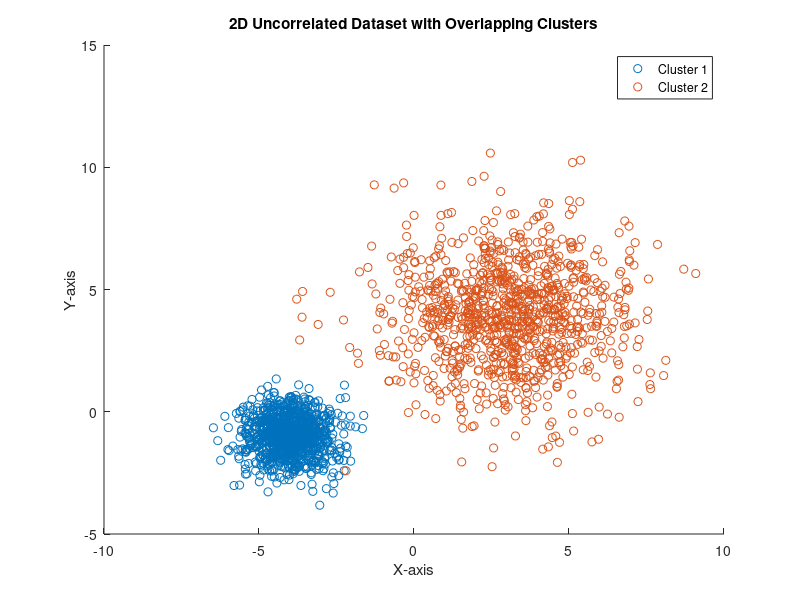

Write MATLAB code to recreate this figure.
% Filename: step1_generate_dataset.m

% Initialize random number generator for reproducibility
rng(0);

% Generate Dataset
% Cluster 1
mean1 = [-4, -1];
std_dev1 = 0.75;
cluster1 = std_dev1 * randn(1000, 2) + mean1;

% Cluster 2
mean2 = [3, 4];
std_dev2 = 2.0;
cluster2 = std_dev2 * randn(1000, 2) + mean2;

% Plot the clusters with distinct colors
figure;
scatter(cluster1(:,1), cluster1(:,2), 'r.');
hold on;
scatter(cluster2(:,1), cluster2(:,2), 'b.');
title('2D Uncorrelated Dataset with Overlapping Clusters');
xlabel('X-axis');
ylabel('Y-axis');
legend('Cluster 1', 'Cluster 2');
hold off;

% Save the clusters to files
save('cluster1.mat', 'cluster1');
save('cluster2.mat', 'cluster2'); 